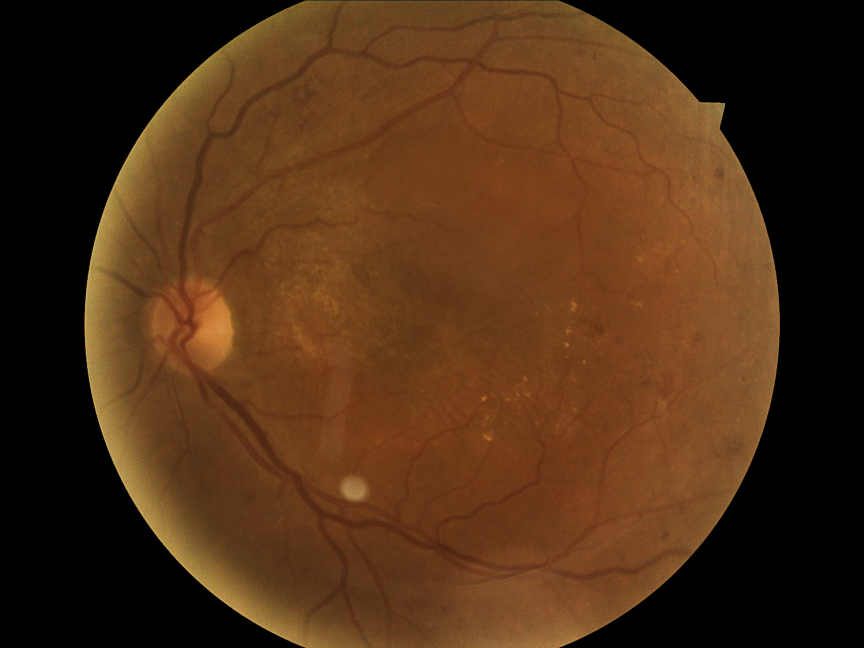
#> input picture dataset/163_left.jpeg, 2592 x 1944 px (shown at 1/3 size); its folder holds only this picture in this run
$ python test06_training00.py   (Python 2 division)   (older library calls are emulated)
#> lines starting #> are read from the running program, lines starting #| are printed output that depends on the picture
#!/usr/bin/env python
# coding: utf-8

# In[18]:


#MAIN TEST FILE
#reading whole images


import cv2 as cv2   #importing opevcv
import numpy as np
import csv
import os

path = "dataset"
ext = [".jpeg", ".jpg", ".png"]
numOfContours=0

#getting all filenames in a folder
fileNameExtList = []
fileNameOnlyList = []
for file in os.listdir(path):
    if file.endswith(tuple(ext)):
        fileNameExtList.append(file)
        #print(os.path.join(path, file)) #== 'symptoms/11085_left.jpeg'
        fileName, extension = os.path.splitext(file)
        fileNameOnlyList.append(fileName)

#ROI manual specs
x = 65
y = 65
w = 300
h = 190

#writing to a csv file
csvTitle = [['image_name', 'count', 'area']]
csvData = []

contourThreshold = 5

for fileName in fileNameExtList:
    img = cv2.imread(os.path.join(path,fileName))    #reading an image
#> img is the input picture: shape (1944, 2592, 3); mean B, G, R 21.7, 46.9, 78.1
    img_rs= cv2.resize(img, (430, 320))     #orginal image resizing
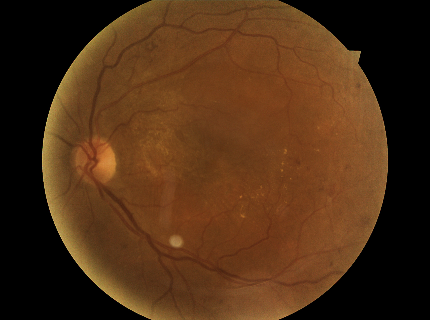
#> img_rs: shape (320, 430, 3); mean B, G, R 21.7, 46.8, 78
    #cv2.imshow('orginal', img_rs)
    print(fileName)

    imCrop = img_rs[y:y+h, x:x+w]
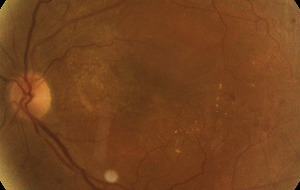
#> imCrop: shape (190, 300, 3); mean B, G, R 29.7, 66.7, 116.4
    #cv2.imshow("Image", imCrop)

    hsv_im = cv2.cvtColor(imCrop, cv2.COLOR_BGR2HSV)  #converting the  image to HSV
#> hsv_im: shape (190, 300, 3); mean H, S, V 12.9, 190.1, 116.4
    clr_rng_img = cv2.inRange(hsv_im,(19,0,250), (255,255,255))
#> clr_rng_img: shape (190, 300); every value is 0
    #cv2.imshow('color range orginal', clr_rng_img);

    #contour drawing test code
    image, contours, hierarchy = cv2.findContours(clr_rng_img, cv2.RETR_EXTERNAL, cv2.CHAIN_APPROX_SIMPLE)
#> contours = []
    numOfContours1 = len(contours)   #number of contours
#> numOfContours1 = 0

    if numOfContours1 > contourThreshold:
        #19,0, 111
        clr_rng_img = cv2.inRange(hsv_im,(19,0,111), (255,255,255))

        #contour drawing test code
        image, contours, hierarchy = cv2.findContours(clr_rng_img, cv2.RETR_EXTERNAL, cv2.CHAIN_APPROX_SIMPLE)
        numOfContours = len(contours)   #number of contours


        print("contours = ",numOfContours)
        area = []

        for contour in contours:
            x1,y1,w1,h1 = cv2.boundingRect(contour)
            cv2.rectangle(imCrop, (x1,y1), (x1+w1, y1+h1), (0,0,255), 1)
            area.append(w1*h1)

        try:
            maxArea = max(area)
            print("max area = ", maxArea)
        except:
            maxArea = 0
        try:
            area.remove(maxArea)
        except:
            maxArea = 0
        sumOfArea = sum(area)
        print("sum of Area =",sumOfArea)
        #cv2.imshow("Bounding box",imCrop)

        csvData.append([fileName, numOfContours, sumOfArea])

    else:

        print("contours = ",numOfContours)
        area = []

        for contour in contours:
            x1,y1,w1,h1 = cv2.boundingRect(contour)
            cv2.rectangle(imCrop, (x1,y1), (x1+w1, y1+h1), (0,0,255), 1)
            area.append(w1*h1)
#> this loop made 0 passes
#> after the loop, area = []


        try:
            maxArea = max(area)
            print("max area = ", maxArea)
        except:
            maxArea = 0
        try:
            area.remove(maxArea)
        except:
            maxArea = 0
        sumOfArea = sum(area)
#> sumOfArea = 0
        print("sum of Area =",sumOfArea)
#| sum of Area = 0

        csvData.append([fileName, numOfContours, sumOfArea])


with open('dr_features.csv', 'w') as csvFile:
    writer = csv.writer(csvFile)
    writer.writerows(csvTitle)
    writer.writerows(csvData)


#keyboard binding function
k = cv2.waitKey(0);
#> (key Esc is pressed here)
if k == 27:           #wait for ESC key to exit
    cv2.destroyAllWindows();     #destroys all windows created


# In[42]:


#TEST 01
#trying to write to csv file
#training the above code

import numpy as np
import pandas as pd
import matplotlib.pyplot as plt
import csv


data=pd.read_csv("dr_features.csv")
data_new=pd.read_csv("dr_features.csv")

predictions=data_new['count']
#data_new

threshold = 30
data_new['pred_value'] = predictions.apply(lambda x: 1 if x > threshold else 0)


features_raw = data_new[[ "count", "area"]]
from sklearn.model_selection import train_test_split

predict_class = data_new['pred_value']


np.random.seed(100)

#> (the run stopped early here; a loop or call above may not have finished)
